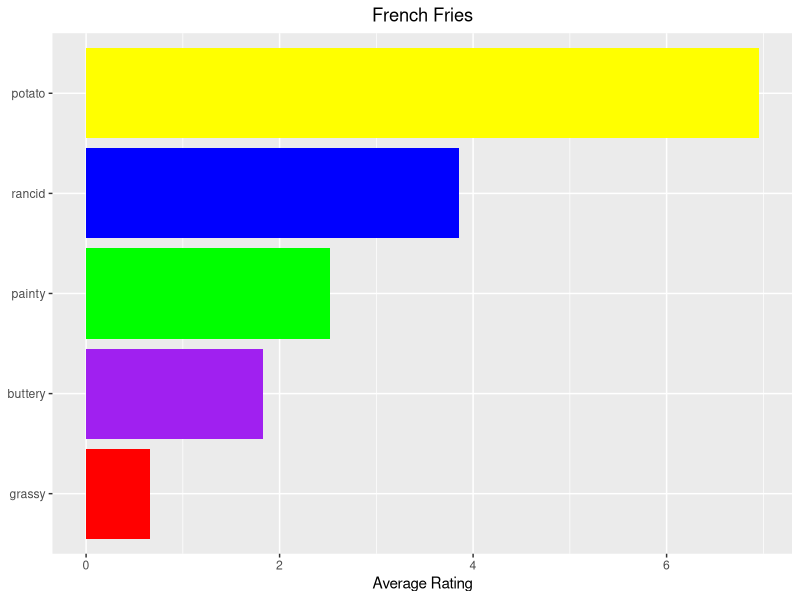

Write the R code that produced this figure.
library(reshape2)
library(tidyverse)
ff <- french_fries
ff <- ff %>%
  pivot_longer(potato:painty, names_to = "category", values_to = "amount")
ff <- ff %>%
  group_by(category) %>%
  summarise(mean = mean(amount, na.rm=TRUE))
ff %>%
  ggplot() +
  coord_flip()+
  geom_col(mapping=aes(x = reorder(category, mean),y=mean,fill=category))+
  guides(fill=FALSE) +
  theme(plot.title = element_text(hjust=0.5),axis.title.y = element_blank())+
  labs(y="Average Rating", title = "French Fries") +
  scale_fill_manual(values=c("purple","red","green","yellow","blue"))
  
  
